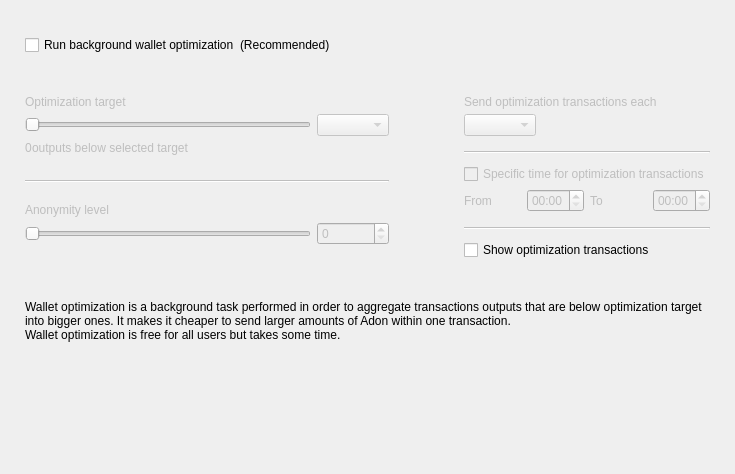
<?xml version="1.0" encoding="UTF-8"?>
<ui version="4.0">
 <class>OptimizationOptionsFrame</class>
 <widget class="QFrame" name="OptimizationOptionsFrame">
  <property name="geometry">
   <rect>
    <x>0</x>
    <y>0</y>
    <width>735</width>
    <height>474</height>
   </rect>
  </property>
  <property name="windowTitle">
   <string>Frame</string>
  </property>
  <property name="frameShape">
   <enum>QFrame::NoFrame</enum>
  </property>
  <property name="frameShadow">
   <enum>QFrame::Raised</enum>
  </property>
  <layout class="QVBoxLayout" name="verticalLayout">
   <property name="spacing">
    <number>0</number>
   </property>
   <property name="leftMargin">
    <number>25</number>
   </property>
   <property name="topMargin">
    <number>35</number>
   </property>
   <property name="rightMargin">
    <number>25</number>
   </property>
   <property name="bottomMargin">
    <number>0</number>
   </property>
   <item>
    <layout class="QHBoxLayout" name="horizontalLayout_2">
     <item>
      <widget class="QCheckBox" name="m_enableOptimizationCheck">
       <property name="text">
        <string>Run background wallet optimization</string>
       </property>
      </widget>
     </item>
     <item>
      <widget class="WalletGui::WalletNormalGrayTextLabel" name="label_8">
       <property name="text">
        <string>(Recommended)</string>
       </property>
      </widget>
     </item>
     <item>
      <spacer name="horizontalSpacer">
       <property name="orientation">
        <enum>Qt::Horizontal</enum>
       </property>
       <property name="sizeHint" stdset="0">
        <size>
         <width>40</width>
         <height>20</height>
        </size>
       </property>
      </spacer>
     </item>
    </layout>
   </item>
   <item>
    <spacer name="verticalSpacer_2">
     <property name="orientation">
      <enum>Qt::Vertical</enum>
     </property>
     <property name="sizeType">
      <enum>QSizePolicy::Fixed</enum>
     </property>
     <property name="sizeHint" stdset="0">
      <size>
       <width>20</width>
       <height>40</height>
      </size>
     </property>
    </spacer>
   </item>
   <item>
    <widget class="QWidget" name="m_optimizationOptionsWidget" native="true">
     <property name="enabled">
      <bool>true</bool>
     </property>
     <layout class="QHBoxLayout" name="horizontalLayout">
      <property name="spacing">
       <number>75</number>
      </property>
      <property name="leftMargin">
       <number>0</number>
      </property>
      <property name="topMargin">
       <number>0</number>
      </property>
      <property name="rightMargin">
       <number>0</number>
      </property>
      <property name="bottomMargin">
       <number>0</number>
      </property>
      <item alignment="Qt::AlignTop">
       <widget class="QWidget" name="widget1" native="true">
        <property name="enabled">
         <bool>false</bool>
        </property>
        <layout class="QGridLayout" name="gridLayout" columnstretch="50,0,0,0">
         <property name="leftMargin">
          <number>0</number>
         </property>
         <property name="topMargin">
          <number>0</number>
         </property>
         <property name="rightMargin">
          <number>0</number>
         </property>
         <property name="bottomMargin">
          <number>0</number>
         </property>
         <property name="verticalSpacing">
          <number>5</number>
         </property>
         <item row="0" column="0" colspan="4">
          <widget class="WalletGui::WalletNormalBlackTextLabel" name="label_5">
           <property name="text">
            <string>Optimization target</string>
           </property>
           <property name="indent">
            <number>0</number>
           </property>
          </widget>
         </item>
         <item row="4" column="0" colspan="4">
          <spacer name="verticalSpacer_3">
           <property name="orientation">
            <enum>Qt::Vertical</enum>
           </property>
           <property name="sizeType">
            <enum>QSizePolicy::Fixed</enum>
           </property>
           <property name="sizeHint" stdset="0">
            <size>
             <width>20</width>
             <height>20</height>
            </size>
           </property>
          </spacer>
         </item>
         <item row="1" column="0" colspan="3">
          <widget class="QSlider" name="m_thresholdSlider">
           <property name="maximum">
            <number>6</number>
           </property>
           <property name="pageStep">
            <number>1</number>
           </property>
           <property name="orientation">
            <enum>Qt::Horizontal</enum>
           </property>
          </widget>
         </item>
         <item row="1" column="3">
          <widget class="QComboBox" name="m_thresholdCombo"/>
         </item>
         <item row="5" column="0" colspan="4">
          <widget class="Line" name="line">
           <property name="orientation">
            <enum>Qt::Horizontal</enum>
           </property>
          </widget>
         </item>
         <item row="6" column="0" colspan="4">
          <spacer name="verticalSpacer_4">
           <property name="orientation">
            <enum>Qt::Vertical</enum>
           </property>
           <property name="sizeType">
            <enum>QSizePolicy::Fixed</enum>
           </property>
           <property name="sizeHint" stdset="0">
            <size>
             <width>20</width>
             <height>15</height>
            </size>
           </property>
          </spacer>
         </item>
         <item row="8" column="3">
          <widget class="QSpinBox" name="m_mixinSpin">
           <property name="buttonSymbols">
            <enum>QAbstractSpinBox::UpDownArrows</enum>
           </property>
          </widget>
         </item>
         <item row="7" column="0" colspan="4">
          <widget class="WalletGui::WalletNormalBlackTextLabel" name="label_7">
           <property name="text">
            <string>Anonymity level</string>
           </property>
           <property name="indent">
            <number>0</number>
           </property>
          </widget>
         </item>
         <item row="8" column="0" colspan="3">
          <widget class="QSlider" name="m_mixinSlider">
           <property name="maximum">
            <number>16</number>
           </property>
           <property name="pageStep">
            <number>1</number>
           </property>
           <property name="orientation">
            <enum>Qt::Horizontal</enum>
           </property>
          </widget>
         </item>
         <item row="2" column="0" colspan="4">
          <spacer name="verticalSpacer_12">
           <property name="orientation">
            <enum>Qt::Vertical</enum>
           </property>
           <property name="sizeType">
            <enum>QSizePolicy::Fixed</enum>
           </property>
           <property name="sizeHint" stdset="0">
            <size>
             <width>20</width>
             <height>0</height>
            </size>
           </property>
          </spacer>
         </item>
         <item row="3" column="0" colspan="4">
          <layout class="QHBoxLayout" name="horizontalLayout_3" stretch="0,1">
           <item>
            <widget class="QLabel" name="m_nonOptimizedOutputsLabel">
             <property name="text">
              <string>0</string>
             </property>
            </widget>
           </item>
           <item>
            <widget class="WalletGui::WalletNormalBlackTextLabel" name="m_nonOptimizedOutputsTextLabel">
             <property name="text">
              <string>outputs below selected target</string>
             </property>
            </widget>
           </item>
          </layout>
         </item>
        </layout>
       </widget>
      </item>
      <item>
       <layout class="QVBoxLayout" name="verticalLayout_3">
        <property name="spacing">
         <number>10</number>
        </property>
        <property name="rightMargin">
         <number>0</number>
        </property>
        <property name="bottomMargin">
         <number>0</number>
        </property>
        <item>
         <widget class="QWidget" name="widget2" native="true">
          <property name="enabled">
           <bool>false</bool>
          </property>
          <layout class="QGridLayout" name="gridLayout_2" columnstretch="0,0,0,0">
           <property name="leftMargin">
            <number>0</number>
           </property>
           <property name="topMargin">
            <number>0</number>
           </property>
           <property name="rightMargin">
            <number>0</number>
           </property>
           <property name="bottomMargin">
            <number>0</number>
           </property>
           <property name="verticalSpacing">
            <number>5</number>
           </property>
           <item row="2" column="0" colspan="2" alignment="Qt::AlignLeft">
            <widget class="QComboBox" name="m_periodCombo"/>
           </item>
           <item row="8" column="0">
            <widget class="WalletGui::WalletNormalBlackTextLabel" name="label_2">
             <property name="text">
              <string>From</string>
             </property>
            </widget>
           </item>
           <item row="8" column="1">
            <widget class="QTimeEdit" name="m_startTimeEdit">
             <property name="enabled">
              <bool>false</bool>
             </property>
             <property name="displayFormat">
              <string>HH:mm</string>
             </property>
            </widget>
           </item>
           <item row="8" column="2">
            <widget class="WalletGui::WalletNormalBlackTextLabel" name="label_3">
             <property name="text">
              <string>To</string>
             </property>
            </widget>
           </item>
           <item row="8" column="3">
            <widget class="QTimeEdit" name="m_stopTimeEdit">
             <property name="enabled">
              <bool>false</bool>
             </property>
             <property name="displayFormat">
              <string>HH:mm</string>
             </property>
            </widget>
           </item>
           <item row="6" column="0" colspan="4">
            <widget class="QCheckBox" name="m_optimizationTimeCheck">
             <property name="text">
              <string>Specific time for optimization transactions</string>
             </property>
            </widget>
           </item>
           <item row="4" column="0" colspan="4">
            <widget class="Line" name="line_2">
             <property name="orientation">
              <enum>Qt::Horizontal</enum>
             </property>
            </widget>
           </item>
           <item row="0" column="0" colspan="4">
            <widget class="WalletGui::WalletNormalBlackTextLabel" name="label_4">
             <property name="text">
              <string>Send optimization transactions each</string>
             </property>
             <property name="indent">
              <number>0</number>
             </property>
            </widget>
           </item>
           <item row="7" column="0" colspan="4">
            <spacer name="verticalSpacer_8">
             <property name="orientation">
              <enum>Qt::Vertical</enum>
             </property>
             <property name="sizeType">
              <enum>QSizePolicy::Fixed</enum>
             </property>
             <property name="sizeHint" stdset="0">
              <size>
               <width>20</width>
               <height>0</height>
              </size>
             </property>
            </spacer>
           </item>
           <item row="3" column="0" colspan="4">
            <spacer name="verticalSpacer_6">
             <property name="orientation">
              <enum>Qt::Vertical</enum>
             </property>
             <property name="sizeType">
              <enum>QSizePolicy::Fixed</enum>
             </property>
             <property name="sizeHint" stdset="0">
              <size>
               <width>20</width>
               <height>10</height>
              </size>
             </property>
            </spacer>
           </item>
           <item row="10" column="0" colspan="4">
            <widget class="Line" name="line_3">
             <property name="orientation">
              <enum>Qt::Horizontal</enum>
             </property>
            </widget>
           </item>
           <item row="1" column="0" colspan="4">
            <spacer name="verticalSpacer_5">
             <property name="orientation">
              <enum>Qt::Vertical</enum>
             </property>
             <property name="sizeType">
              <enum>QSizePolicy::Fixed</enum>
             </property>
             <property name="sizeHint" stdset="0">
              <size>
               <width>20</width>
               <height>0</height>
              </size>
             </property>
            </spacer>
           </item>
           <item row="5" column="0" colspan="4">
            <spacer name="verticalSpacer_7">
             <property name="orientation">
              <enum>Qt::Vertical</enum>
             </property>
             <property name="sizeType">
              <enum>QSizePolicy::Fixed</enum>
             </property>
             <property name="sizeHint" stdset="0">
              <size>
               <width>20</width>
               <height>5</height>
              </size>
             </property>
            </spacer>
           </item>
           <item row="9" column="0" colspan="4">
            <spacer name="verticalSpacer_10">
             <property name="orientation">
              <enum>Qt::Vertical</enum>
             </property>
             <property name="sizeType">
              <enum>QSizePolicy::Fixed</enum>
             </property>
             <property name="sizeHint" stdset="0">
              <size>
               <width>20</width>
               <height>10</height>
              </size>
             </property>
            </spacer>
           </item>
          </layout>
         </widget>
        </item>
        <item>
         <widget class="QCheckBox" name="m_showFusionTransactionsCheck">
          <property name="enabled">
           <bool>true</bool>
          </property>
          <property name="text">
           <string>Show optimization transactions</string>
          </property>
         </widget>
        </item>
       </layout>
      </item>
     </layout>
    </widget>
   </item>
   <item>
    <spacer name="verticalSpacer_11">
     <property name="orientation">
      <enum>Qt::Vertical</enum>
     </property>
     <property name="sizeType">
      <enum>QSizePolicy::Fixed</enum>
     </property>
     <property name="sizeHint" stdset="0">
      <size>
       <width>20</width>
       <height>40</height>
      </size>
     </property>
    </spacer>
   </item>
   <item>
    <widget class="WalletGui::WalletExtraNormalGrayTextLabel" name="m_helpLabel">
     <property name="text">
      <string>Wallet optimization is a background task performed in order to aggregate transactions outputs that are below optimization target into bigger ones. It makes it cheaper to send larger amounts of Adon within one transaction.
Wallet optimization is free for all users but takes some time.</string>
     </property>
     <property name="wordWrap">
      <bool>true</bool>
     </property>
    </widget>
   </item>
   <item>
    <spacer name="verticalSpacer">
     <property name="orientation">
      <enum>Qt::Vertical</enum>
     </property>
     <property name="sizeHint" stdset="0">
      <size>
       <width>20</width>
       <height>40</height>
      </size>
     </property>
    </spacer>
   </item>
  </layout>
 </widget>
 <customwidgets>
  <customwidget>
   <class>WalletGui::WalletNormalGrayTextLabel</class>
   <extends>QLabel</extends>
   <header>Gui/Common/WalletTextLabel.h</header>
  </customwidget>
  <customwidget>
   <class>WalletGui::WalletNormalBlackTextLabel</class>
   <extends>QLabel</extends>
   <header>Gui/Common/WalletTextLabel.h</header>
  </customwidget>
  <customwidget>
   <class>WalletGui::WalletExtraNormalGrayTextLabel</class>
   <extends>QLabel</extends>
   <header>Gui/Common/WalletTextLabel.h</header>
  </customwidget>
 </customwidgets>
 <resources/>
 <connections>
  <connection>
   <sender>m_enableOptimizationCheck</sender>
   <signal>toggled(bool)</signal>
   <receiver>widget1</receiver>
   <slot>setEnabled(bool)</slot>
   <hints>
    <hint type="sourcelabel">
     <x>147</x>
     <y>47</y>
    </hint>
    <hint type="destinationlabel">
     <x>176</x>
     <y>204</y>
    </hint>
   </hints>
  </connection>
  <connection>
   <sender>m_thresholdSlider</sender>
   <signal>valueChanged(int)</signal>
   <receiver>OptimizationOptionsFrame</receiver>
   <slot>thresholdChanged(int)</slot>
   <hints>
    <hint type="sourcelabel">
     <x>116</x>
     <y>139</y>
    </hint>
    <hint type="destinationlabel">
     <x>355</x>
     <y>194</y>
    </hint>
   </hints>
  </connection>
  <connection>
   <sender>m_mixinSlider</sender>
   <signal>valueChanged(int)</signal>
   <receiver>OptimizationOptionsFrame</receiver>
   <slot>mixinChanged(int)</slot>
   <hints>
    <hint type="sourcelabel">
     <x>116</x>
     <y>240</y>
    </hint>
    <hint type="destinationlabel">
     <x>367</x>
     <y>236</y>
    </hint>
   </hints>
  </connection>
  <connection>
   <sender>m_optimizationTimeCheck</sender>
   <signal>toggled(bool)</signal>
   <receiver>m_startTimeEdit</receiver>
   <slot>setEnabled(bool)</slot>
   <hints>
    <hint type="sourcelabel">
     <x>543</x>
     <y>179</y>
    </hint>
    <hint type="destinationlabel">
     <x>501</x>
     <y>207</y>
    </hint>
   </hints>
  </connection>
  <connection>
   <sender>m_optimizationTimeCheck</sender>
   <signal>toggled(bool)</signal>
   <receiver>m_stopTimeEdit</receiver>
   <slot>setEnabled(bool)</slot>
   <hints>
    <hint type="sourcelabel">
     <x>543</x>
     <y>179</y>
    </hint>
    <hint type="destinationlabel">
     <x>643</x>
     <y>207</y>
    </hint>
   </hints>
  </connection>
  <connection>
   <sender>m_mixinSpin</sender>
   <signal>valueChanged(int)</signal>
   <receiver>OptimizationOptionsFrame</receiver>
   <slot>mixinChanged(int)</slot>
   <hints>
    <hint type="sourcelabel">
     <x>273</x>
     <y>271</y>
    </hint>
    <hint type="destinationlabel">
     <x>367</x>
     <y>236</y>
    </hint>
   </hints>
  </connection>
  <connection>
   <sender>m_thresholdCombo</sender>
   <signal>currentIndexChanged(int)</signal>
   <receiver>OptimizationOptionsFrame</receiver>
   <slot>thresholdChanged(int)</slot>
   <hints>
    <hint type="sourcelabel">
     <x>270</x>
     <y>139</y>
    </hint>
    <hint type="destinationlabel">
     <x>367</x>
     <y>236</y>
    </hint>
   </hints>
  </connection>
  <connection>
   <sender>m_enableOptimizationCheck</sender>
   <signal>toggled(bool)</signal>
   <receiver>widget2</receiver>
   <slot>setEnabled(bool)</slot>
   <hints>
    <hint type="sourcelabel">
     <x>158</x>
     <y>48</y>
    </hint>
    <hint type="destinationlabel">
     <x>556</x>
     <y>197</y>
    </hint>
   </hints>
  </connection>
 </connections>
 <slots>
  <slot>thresholdChanged(int)</slot>
  <slot>mixinChanged(int)</slot>
 </slots>
</ui>
